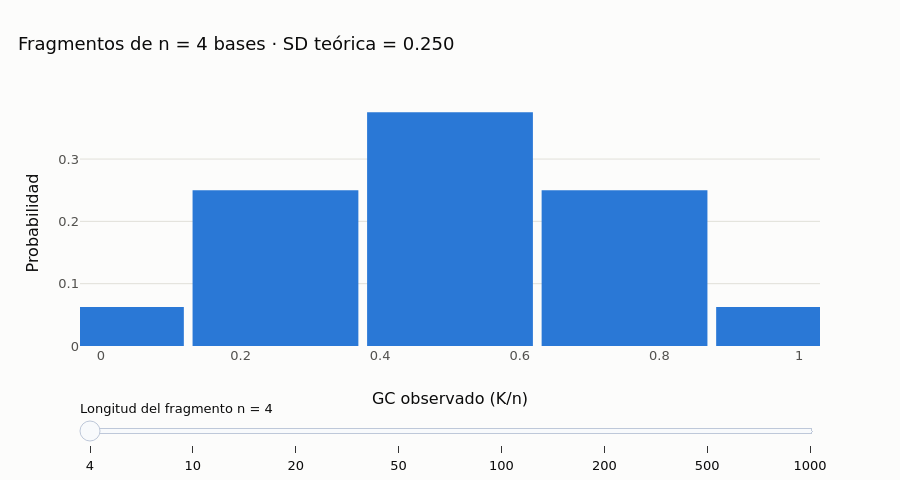

The notebook cell this image was saved under:
### Markdown cell above
## 5. 🧪 Experimento: ¿cuánto varía el GC por puro azar?

Imagine que toma un fragmento de 100 pb de *E. coli* (GC ≈ 50 %) y obtiene 58 % de GC. ¿Es ese fragmento
**especial** (por ejemplo, un gen adquirido por transferencia horizontal) o es simplemente **azar**?
Para responder necesitamos un **modelo nulo**: qué esperaríamos si nada especial ocurriera.

Piense en una moneda. Lanzarla 10 veces y obtener 6 caras (60 %) no sorprende a nadie; obtener 600 caras en 1 000
lanzamientos (también 60 %) haría sospechar que la moneda está trucada. **El mismo porcentaje significa cosas
distintas según cuántas observaciones tengamos.** Con una secuencia de ADN ocurre lo mismo: cada base es como un
lanzamiento, donde "cara" = G o C y "cruz" = A o T.

**Ejemplo a mano con fragmentos diminutos.** Tome fragmentos de sólo $n = 4$ bases de un genoma con $p = 0.5$. ¿Qué
valores de GC podemos observar? Sólo 0, ¼, ½, ¾ ó 1. Hay $2^4 = 16$ combinaciones igualmente probables de "GC / no
GC"; contemos cuántas dan cada resultado:

| GC observado | combinaciones | probabilidad |
|---|---|---|
| 0 % | 1 | 1/16 = 0.0625 |
| 25 % | 4 | 4/16 = 0.25 |
| 50 % | 6 | 6/16 = 0.375 |
| 75 % | 4 | 4/16 = 0.25 |
| 100 % | 1 | 1/16 = 0.0625 |

¡Un fragmento de 4 pb tiene 12.5 % de probabilidad de salir con 0 % ó 100 % de GC sólo por azar! Los números
1, 4, 6, 4, 1 son la fila 4 del triángulo de Pascal; generalizarlos a cualquier $n$ y $p$ da la **distribución
binomial**.

### El modelo binomial

Si cada una de las $n$ bases es G o C con probabilidad $p$, **independientemente** de las demás, el número de bases
GC, $K$, sigue una **distribución binomial**:

$$
P(K = k) \;=\; \underbrace{\binom{n}{k}}_{\substack{\text{formas de elegir}\\ \text{qué posiciones son GC}}}
\;\cdot\; \underbrace{p^{\,k}}_{\substack{k \text{ bases}\\ \text{son GC}}}
\;\cdot\; \underbrace{(1-p)^{\,n-k}}_{\substack{\text{las } n-k \text{ restantes}\\ \text{son A o T}}}
$$

| Símbolo | Significado |
|---|---|
| $n$ | longitud del fragmento (número de "lanzamientos") |
| $k$ | número de bases G o C observadas ($0 \le k \le n$) |
| $p$ | probabilidad de que una base sea G o C (el GC del genoma completo) |
| $\binom{n}{k} = \frac{n!}{k!\,(n-k)!}$ | coeficiente binomial: cuántas combinaciones distintas dan $k$ éxitos |

Lo que nos interesa es la **proporción** $\hat{p} = K/n$ (el GC medido). Sus propiedades son:

$$
\mathbb{E}[\hat{p}] = p
\qquad\qquad
\mathrm{SD}(\hat{p}) \;=\; \sqrt{\frac{p\,(1-p)}{n}}
$$

* $\mathbb{E}[\hat{p}] = p$: **en promedio** medimos el valor verdadero (el estimador no tiene sesgo).
* $\mathrm{SD}(\hat{p})$: la **dispersión típica** alrededor de $p$. Note la $\sqrt{n}$ en el denominador:
  para reducir el ruido a la mitad hay que analizar **cuatro veces** más bases.

Para $n$ grande, la binomial se parece a una **normal** (teorema central del límite):
$\hat{p} \approx \mathcal{N}\!\left(p,\ \tfrac{p(1-p)}{n}\right)$.

Con $n = 100$ y $p = 0.5$: $\mathrm{SD} = \sqrt{0.25/100} = 0.05$. ¡Un 58 % está a sólo 1.6 desviaciones estándar
de 50 %: es perfectamente compatible con el azar!

### 🖱️ Explorador interactivo de la binomial

Mueva el control deslizante para cambiar la longitud $n$ del fragmento y observe cómo la distribución del GC
observado se **estrecha** alrededor de $p$ a medida que $n$ crece. Pase el cursor sobre las barras para ver la
probabilidad exacta de cada valor. Empiece en $n = 4$ y compruebe la tabla que calculamos a mano.

### Code cell
from scipy import stats

p_demo = 0.5
ns = [4, 10, 20, 50, 100, 200, 500, 1000]
fig = go.Figure()
for i, n in enumerate(ns):
    k = np.arange(n + 1)
    fig.add_bar(x=k / n, y=stats.binom.pmf(k, n, p_demo), visible=(i == 0), marker_color=ec.BLUE,
                name=f"n = {n}", hovertemplate="GC observado = %{x:.3f}<br>P = %{y:.4f}<extra></extra>")
steps = [dict(method="update", label=str(n),
              args=[{"visible": [j == i for j in range(len(ns))]},
                    {"title.text": f"Fragmentos de n = {n} bases · SD teórica = {np.sqrt(0.25 / n):.3f}"}])
         for i, n in enumerate(ns)]
fig.update_layout(sliders=[dict(active=0, steps=steps, currentvalue=dict(prefix="Longitud del fragmento n = "),
                                pad=dict(t=50))],
                  title=f"Fragmentos de n = 4 bases · SD teórica = {np.sqrt(0.25 / 4):.3f}",
                  xaxis=dict(title="GC observado (K/n)", range=[-0.03, 1.03]),
                  yaxis=dict(title="Probabilidad"), bargap=0.05, height=480, showlegend=False)
fig.show()

### Figure 1 — Plotly figure (JSON) as saved in the notebook; plotly's stock layout.template omitted (floating-point values rounded to 4 significant figures; data arrays with more than 128 entries replaced by an {"elided": "..."} marker saying what was removed)
{"data": [{"hovertemplate": "GC observado = %{x:.3f}<br>P = %{y:.4f}<extra></extra>", "marker": {"color": "#2a78d6"}, "name": "n = 4", "type": "bar", "visible": true, "x": [0.0, 0.25, 0.5, 0.75, 1.0], "y": [0.0625, 0.25, 0.375, 0.25, 0.0625]}, {"hovertemplate": "GC observado = %{x:.3f}<br>P = %{y:.4f}<extra></extra>", "marker": {"color": "#2a78d6"}, "name": "n = 10", "type": "bar", "visible": false, "x": [0.0, 0.1, 0.2, 0.3, 0.4, 0.5, 0.6, 0.7, 0.8, 0.9, 1.0], "y": [0.0009766, 0.009766, 0.04395, 0.1172, 0.2051, 0.2461, 0.2051, 0.1172, 0.04395, 0.009766, 0.0009766]}, {"hovertemplate": "GC observado = %{x:.3f}<br>P = %{y:.4f}<extra></extra>", "marker": {"color": "#2a78d6"}, "name": "n = 20", "type": "bar", "visible": false, "x": [0.0, 0.05, 0.1, 0.15, 0.2, 0.25, 0.3, 0.35, 0.4, 0.45, 0.5, 0.55, 0.6, 0.65, 0.7, 0.75, 0.8, 0.85, 0.9, 0.95, 1.0], "y": [9.537e-07, 1.907e-05, 0.0001812, 0.001087, 0.004621, 0.01479, 0.03696, 0.07393, 0.1201, 0.1602, 0.1762, 0.1602, 0.1201, 0.07393, 0.03696, 0.01479, 0.004621, 0.001087, 0.0001812, 1.907e-05, 9.537e-07]}, {"hovertemplate": "GC observado = %{x:.3f}<br>P = %{y:.4f}<extra></extra>", "marker": {"color": "#2a78d6"}, "name": "n = 50", "type": "bar", "visible": false, "x": [0.0, 0.02, 0.04, 0.06, 0.08, 0.1, 0.12, 0.14, 0.16, 0.18, 0.2, 0.22, 0.24, 0.26, 0.28, 0.3, 0.32, 0.34, 0.36, 0.38, 0.4, 0.42, 0.44, 0.46, 0.48, 0.5, 0.52, 0.54, 0.56, 0.58, 0.6, 0.62, 0.64, 0.66, 0.68, 0.7, 0.72, 0.74, 0.76, 0.78, 0.8, 0.82, 0.84, 0.86, 0.88, 0.9, 0.92, 0.94, 0.96, 0.98, 1.0], "y": [8.882e-16, 4.441e-14, 1.088e-12, 1.741e-11, 2.045e-10, 1.882e-09, 1.411e-08, 8.872e-08, 4.768e-07, 2.225e-06, 9.124e-06, 3.318e-05, 0.0001078, 0.0003152, 0.000833, 0.001999, 0.004373, 0.008746, 0.01603, 0.02701, 0.04186, 0.0598, 0.07883, 0.09596, 0.108, 0.1123, 0.108, 0.09596, 0.07883, 0.0598, 0.04186, 0.02701, 0.01603, 0.008746, 0.004373, 0.001999, 0.000833, 0.0003152, 0.0001078, 3.318e-05, 9.124e-06, 2.225e-06, 4.768e-07, 8.872e-08, 1.411e-08, 1.882e-09, 2.045e-10, 1.741e-11, 1.088e-12, 4.441e-14, 8.882e-16]}, {"hovertemplate": "GC observado = %{x:.3f}<br>P = %{y:.4f}<extra></extra>", "marker": {"color": "#2a78d6"}, "name": "n = 100", "type": "bar", "visible": false, "x": [0.0, 0.01, 0.02, 0.03, 0.04, 0.05, 0.06, 0.07, 0.08, 0.09, 0.1, 0.11, 0.12, 0.13, 0.14, 0.15, 0.16, 0.17, 0.18, 0.19, 0.2, 0.21, 0.22, 0.23, 0.24, 0.25, 0.26, 0.27, 0.28, 0.29, 0.3, 0.31, 0.32, 0.33, 0.34, 0.35, 0.36, 0.37, 0.38, 0.39, 0.4, 0.41, 0.42, 0.43, 0.44, 0.45, 0.46, 0.47, 0.48, 0.49, 0.5, 0.51, 0.52, 0.53, 0.54, 0.55, 0.56, 0.57, 0.58, 0.59, 0.6, 0.61, 0.62, 0.63, 0.64, 0.65, 0.66, 0.67, 0.68, 0.69, 0.7, 0.71, 0.72, 0.73, 0.74, 0.75, 0.76, 0.77, 0.78, 0.79, 0.8, 0.81, 0.82, 0.83, 0.84, 0.85, 0.86, 0.87, 0.88, 0.89, 0.9, 0.91, 0.92, 0.93, 0.94, 0.95, 0.96, 0.97, 0.98, 0.99, 1.0], "y": [7.889e-31, 7.889e-29, 3.905e-27, 1.276e-25, 3.093e-24, 5.939e-23, 9.404e-22, 1.263e-20, 1.468e-19, 1.501e-18, 1.366e-17, 1.117e-16, 8.286e-16, 5.609e-15, 3.486e-14, 1.998e-13, 1.062e-12, 5.246e-12, 2.419e-11, 1.044e-10, 4.228e-10, 1.611e-09, 5.784e-09, 1.962e-08, 6.293e-08, 1.913e-07, 5.519e-07, 1.513e-06, 3.943e-06, 9.79e-06, 2.317e-05, 5.232e-05, 0.0001128, 0.0002325, 0.0004581, 0.0008639, 0.00156, 0.002698, 0.004473, 0.007111, 0.01084, 0.01587, 0.02229, 0.03007, 0.03895, 0.04847, 0.05796, 0.06659, 0.07353, 0.07803, 0.07959, 0.07803, 0.07353, 0.06659, 0.05796, 0.04847, 0.03895, 0.03007, 0.02229, 0.01587, 0.01084, 0.007111, 0.004473, 0.002698, 0.00156, 0.0008639, 0.0004581, 0.0002325, 0.0001128, 5.232e-05, 2.317e-05, 9.79e-06, 3.943e-06, 1.513e-06, 5.519e-07, 1.913e-07, 6.293e-08, 1.962e-08, 5.784e-09, 1.611e-09, 4.228e-10, 1.044e-10, 2.419e-11, 5.246e-12, 1.062e-12, 1.998e-13, 3.486e-14, 5.609e-15, 8.286e-16, 1.117e-16, 1.366e-17, 1.501e-18, 1.468e-19, 1.263e-20, 9.404e-22, 5.939e-23, 3.093e-24, 1.276e-25, 3.905e-27, 7.889e-29, 7.889e-31]}, {"hovertemplate": "GC observado = %{x:.3f}<br>P = %{y:.4f}<extra></extra>", "marker": {"color": "#2a78d6"}, "name": "n = 200", "type": "bar", "visible": false, "x": {"elided": "201 float values"}, "y": {"elided": "201 float values"}}, {"hovertemplate": "GC observado = %{x:.3f}<br>P = %{y:.4f}<extra></extra>", "marker": {"color": "#2a78d6"}, "name": "n = 500", "type": "bar", "visible": false, "x": {"elided": "501 float values"}, "y": {"elided": "501 float values"}}, {"hovertemplate": "GC observado = %{x:.3f}<br>P = %{y:.4f}<extra></extra>", "marker": {"color": "#2a78d6"}, "name": "n = 1000", "type": "bar", "visible": false, "x": {"elided": "1001 float values"}, "y": {"elided": "1001 float values"}}], "layout": {"bargap": 0.05, "height": 480, "showlegend": false, "sliders": [{"active": 0, "currentvalue": {"prefix": "Longitud del fragmento n = "}, "pad": {"t": 50}, "steps": [{"args": [{"visible": [true, false, false, false, false, false, false, false]}, {"title.text": "Fragmentos de n = 4 bases · SD teórica = 0.250"}], "label": "4", "method": "update"}, {"args": [{"visible": [false, true, false, false, false, false, false, false]}, {"title.text": "Fragmentos de n = 10 bases · SD teórica = 0.158"}], "label": "10", "method": "update"}, {"args": [{"visible": [false, false, true, false, false, false, false, false]}, {"title.text": "Fragmentos de n = 20 bases · SD teórica = 0.112"}], "label": "20", "method": "update"}, {"args": [{"visible": [false, false, false, true, false, false, false, false]}, {"title.text": "Fragmentos de n = 50 bases · SD teórica = 0.071"}], "label": "50", "method": "update"}, {"args": [{"visible": [false, false, false, false, true, false, false, false]}, {"title.text": "Fragmentos de n = 100 bases · SD teórica = 0.050"}], "label": "100", "method": "update"}, {"args": [{"visible": [false, false, false, false, false, true, false, false]}, {"title.text": "Fragmentos de n = 200 bases · SD teórica = 0.035"}], "label": "200", "method": "update"}, {"args": [{"visible": [false, false, false, false, false, false, true, false]}, {"title.text": "Fragmentos de n = 500 bases · SD teórica = 0.022"}], "label": "500", "method": "update"}, {"args": [{"visible": [false, false, false, false, false, false, false, true]}, {"title.text": "Fragmentos de n = 1000 bases · SD teórica = 0.016"}], "label": "1000", "method": "update"}]}], "title": {"text": "Fragmentos de n = 4 bases · SD teórica = 0.250"}, "xaxis": {"range": [-0.03, 1.03], "title": {"text": "GC observado (K/n)"}}, "yaxis": {"title": {"text": "Probabilidad"}}}}
